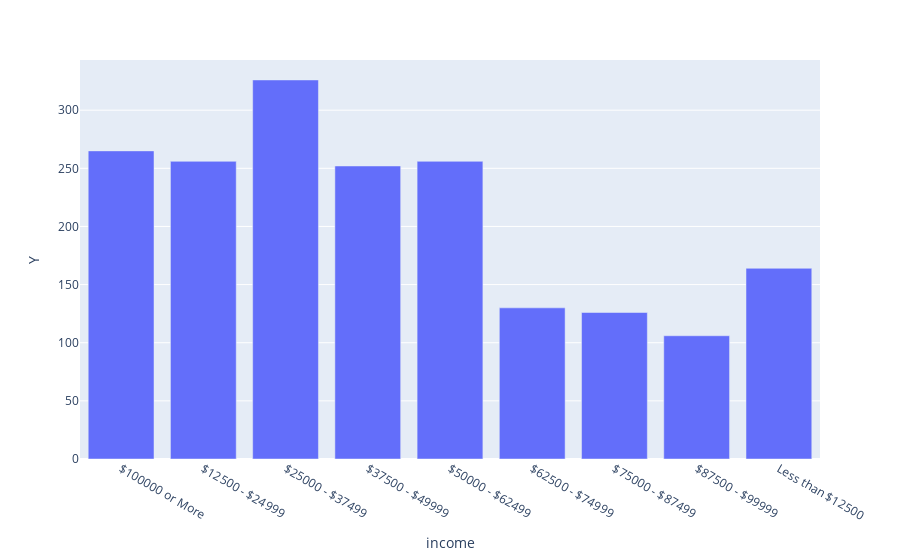

Here is the notebook cell this chart was saved with:
### Code cell
#check the amount of people that used the tickets in each income bracket
ratioUsedIncomes = groupRestU20.groupby('income', as_index=False)[['Y']].sum()
fig = px.bar(ratioUsedIncomes, x='income', y='Y')
fig.show()

### Figure 1 — Plotly figure (JSON) as saved in the notebook; plotly's stock layout.template omitted (floating-point values rounded to 4 significant figures)
{"data": [{"alignmentgroup": "True", "hovertemplate": "income=%{x}<br>Y=%{y}<extra></extra>", "legendgroup": "", "marker": {"color": "#636efa", "pattern": {"shape": ""}}, "name": "", "offsetgroup": "", "orientation": "v", "showlegend": false, "textposition": "auto", "type": "bar", "x": ["$100000 or More", "$12500 - $24999", "$25000 - $37499", "$37500 - $49999", "$50000 - $62499", "$62500 - $74999", "$75000 - $87499", "$87500 - $99999", "Less than $12500"], "xaxis": "x", "y": [265, 256, 326, 252, 256, 130, 126, 106, 164], "yaxis": "y"}], "layout": {"barmode": "relative", "legend": {"tracegroupgap": 0}, "margin": {"t": 60}, "xaxis": {"anchor": "y", "domain": [0, 1], "title": {"text": "income"}}, "yaxis": {"anchor": "x", "domain": [0, 1], "title": {"text": "Y"}}}}
